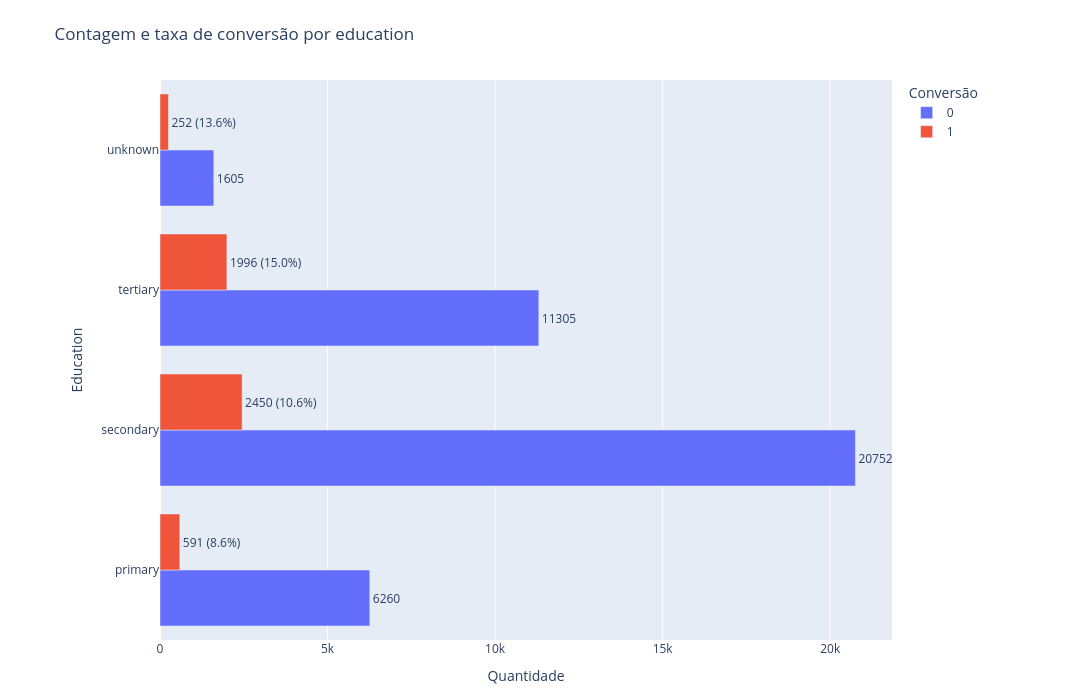

This figure's notebook cell:
### Markdown cell above
### Education (educação)

### Code cell
plot_conversion_bar (dados, 'education')

### Figure 1 — Plotly figure (JSON) as saved in the notebook; plotly's stock layout.template omitted (floating-point values rounded to 4 significant figures)
{"data": [{"alignmentgroup": "True", "cliponaxis": false, "hovertemplate": "Conversão=0<br>Quantidade=%{x}<br>Education=%{y}<br>label=%{text}<extra></extra>", "legendgroup": "0", "marker": {"color": "#636EFA", "pattern": {"shape": ""}}, "name": "0", "offsetgroup": "0", "orientation": "h", "showlegend": true, "text": ["6260", "20752", "11305", "1605"], "textposition": "outside", "type": "bar", "x": [6260, 20752, 11305, 1605], "xaxis": "x", "y": ["primary", "secondary", "tertiary", "unknown"], "yaxis": "y"}, {"alignmentgroup": "True", "cliponaxis": false, "hovertemplate": "Conversão=1<br>Quantidade=%{x}<br>Education=%{y}<br>label=%{text}<extra></extra>", "legendgroup": "1", "marker": {"color": "#EF553B", "pattern": {"shape": ""}}, "name": "1", "offsetgroup": "1", "orientation": "h", "showlegend": true, "text": ["591 (8.6%)", "2450 (10.6%)", "1996 (15.0%)", "252 (13.6%)"], "textposition": "outside", "type": "bar", "x": [591, 2450, 1996, 252], "xaxis": "x", "y": ["primary", "secondary", "tertiary", "unknown"], "yaxis": "y"}], "layout": {"barmode": "group", "height": 700, "legend": {"title": {"text": "Conversão"}, "tracegroupgap": 0}, "margin": {"b": 60, "l": 160, "r": 200, "t": 80}, "title": {"text": "Contagem e taxa de conversão por education"}, "width": 1200, "xaxis": {"anchor": "y", "domain": [0, 1], "title": {"text": "Quantidade"}}, "yaxis": {"anchor": "x", "domain": [0, 1], "title": {"text": "Education"}}}}
